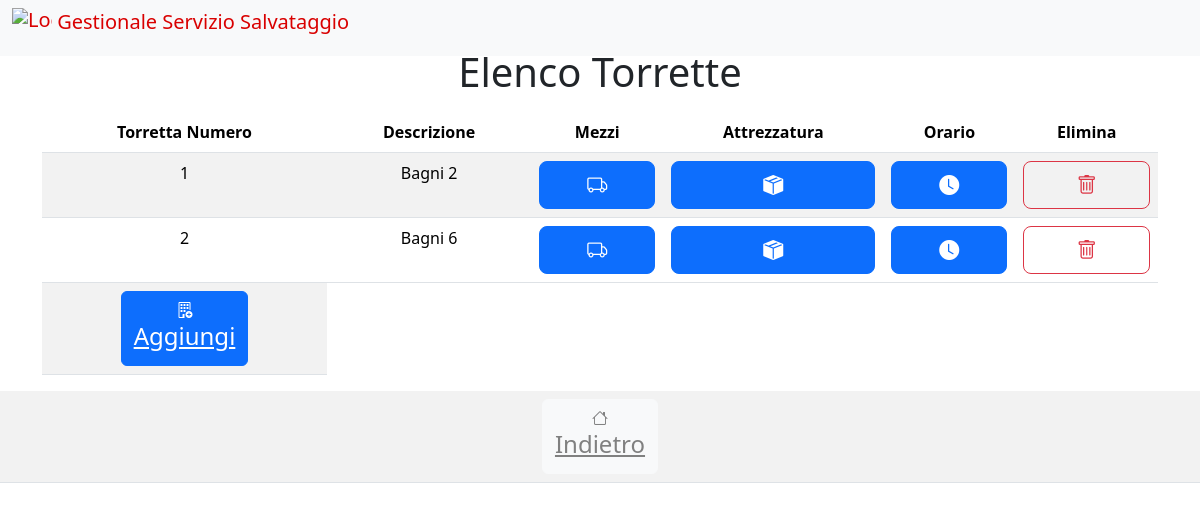
/html/torrette.php (signed in), run on the app's committed database.
### tables this page shows
CREATE TABLE `TORRETTA` (
  `Id` int NOT NULL,
  `Descrizione` varchar(50) DEFAULT NULL
);

### html/dbconnect.php (called while the page is built, shortened)
<?php
    class dbconnect {
        private $dbhost = 'localhost';
        private $username = 'user';
        private $password = 'psw';
        private $dbname = 'db_name';
        private $conn;
        public function __construct(){
            $this->conn = new mysqli($this->dbhost, $this->username, $this->password, $this->dbname);
        }
        public function query($sql){
            $result=$this->conn->query($sql);
            if ($result->num_rows > 0) {
                return $result;
            } else {
                return null;
            }
        }
    }
?>

### html/torrette.php (the view, shortened to what this page needs)
<?php
	include 'dbconnect.php';
?>
    <!DOCTYPE html>
    <html lang="it">
    <head>
        <link rel="stylesheet" href="https://cdn.jsdelivr.net/npm/bootstrap-icons@latest/font/bootstrap-icons.min.css">
        <link rel="stylesheet" href="https://cdn.jsdelivr.net/npm/bootstrap@latest/dist/css/bootstrap.min.css">
    </head>
    <header>
        <nav class="navbar navbar-expand-md navbar-light fixed-top bg-light">
            <div class="container-fluid">
                <div class="navbar-header">
                    <a class="navbar-brand mb-0 h1" href="#" style="color: #d90000;">
                        <img src="./img/logo.png" alt="Logo" width="40" height="40" class="d-inline-block align-text-top">
                        Gestionale Servizio Salvataggio
                    </a>
                </div>
            </div>
        </nav>
    </header>
    <body class="text-center">
        <div class="container">
            <h1 class="mt-5">Elenco Torrette</h1>
            <?php
            $db = new dbconnect();
            $sql = "SELECT T.*, COUNT(P.IdTorretta) AS numero_attrezzatura, COUNT(O.IdTorretta) AS numero_orario, COUNT(U.IdTorretta) AS Mezzidisoccorso FROM TORRETTA T LEFT JOIN POSSIEDE P ON P.IdTorretta = T.Id LEFT JOIN ORARIO O ON O.IdTorretta = T.Id LEFT JOIN UTILIZZO U ON U.IdTorretta = T.Id GROUP BY T.Id;";
            $result = $db->query($sql);
            echo "<table class='table table-striped mt-3'>";
            echo "<thead><tr><th>Torretta Numero</th><th>Descrizione</th><th>Mezzi</th><th>Attrezzatura</th><th>Orario</th><th>Elimina</th></tr></thead><tbody>";
            if ($result->num_rows > 0) {
                while($row = $result->fetch_assoc()) {
                    echo "<tr><td>" . $row["Id"] . "</td><td>" . $row["Descrizione"] ."</td><td><form action='visualizzamezzidisoccorso.php' method='POST'><button class='w-100 btn btn-lg btn-primary' type='submit' name='submit' value='".$row["Id"]."'><i class='bi bi-truck'></i></button></form></td><td><form action='visualizzatorretta.php' method='POST'><button class='w-100 btn btn-lg btn-primary' type='submit' name='submit' value='".$row["Id"]."'><i class='bi bi-box-seam-fill'></i></button></form></td><td><form action='orariotorretta.php' method='POST'><button class='w-100 btn btn-lg btn-primary' type='submit' name='submit' value='".$row["Id"]."'><i class='bi bi-clock-fill'></i></button></form></td><td><form action='' method='POST'><button class='w-100 btn btn-lg btn-outline-danger' type='submit' name='submit' value='".$row["Id"]."'><i class='bi bi-trash'></i></button></form></td></tr>";
                }
                echo "<tr><td><div type='button' class='well btn btn-primary' style='color: white'><a href='aggiungitorrette.php' style='color: white'><i class='bi bi-building-add' style='color: white'></i><h4>Aggiungi</h4></a></div></td></tr>";
            }
            echo "</tbody></table>";
            ?>
        </div>
            <table class="table table-striped mt-3">
            <tr>
            <td>
                <div type="button" class="well btn btn-light" style="color: gray">
                    <a href="homepage.php" style="color: gray">
                    <i class="bi bi-house" style="color: gray"></i>
                    <h4>Indietro</h4>
                    </a>
                </div>
            </td>
            </tr>
        </table>
    </body>
    </html>

### data on the page
torretta: Id "1", Descrizione "Bagni 2"
torretta: Id "2", Descrizione "Bagni 6"
